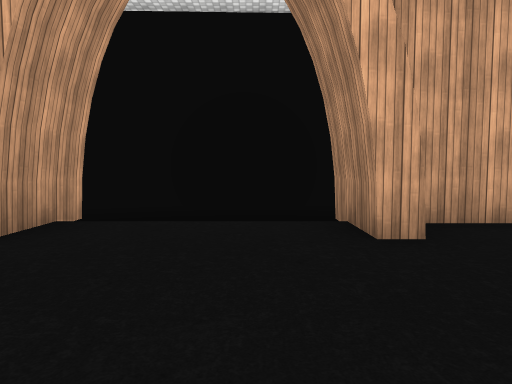
view 1 (above)

18 first-person views from a walk through a scene from a Unity 3-D project. The camera is 1.2 m above the floor, tilts 4° down and sees 70° across. The floor is counted in squares, 2 m on a side. Each view is taken from the middle of a square. On the plan, view 1 faces up. The plan holds only what a view shows up to about 10 squares ahead; the rest is blank. The place goes on beyond the plan. The player is left out. Some surface patterns are stand-ins.

view 2
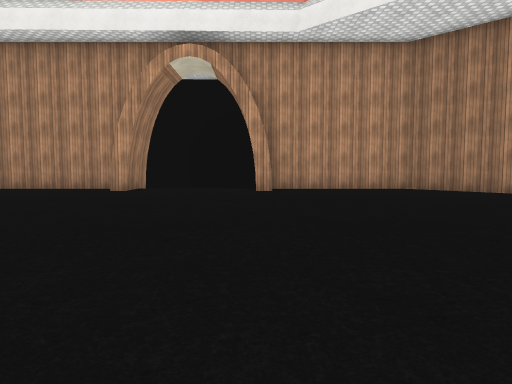

view 3
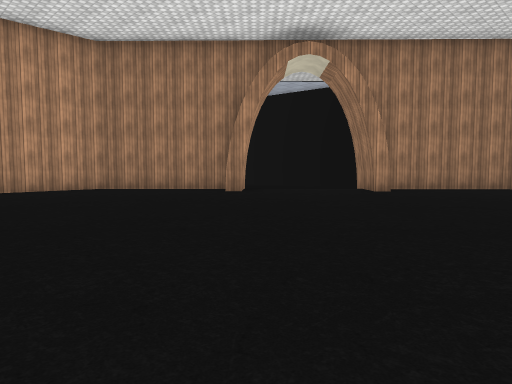

view 4
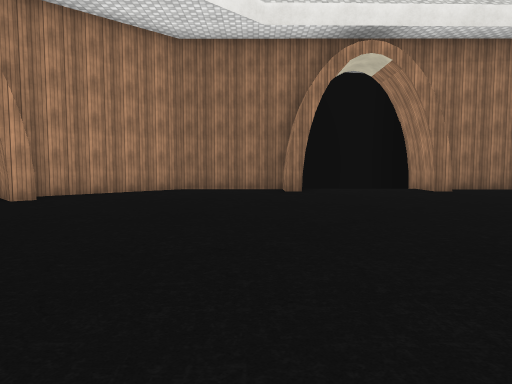

view 5
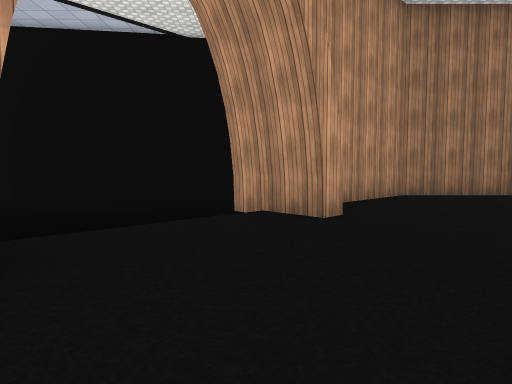

view 6
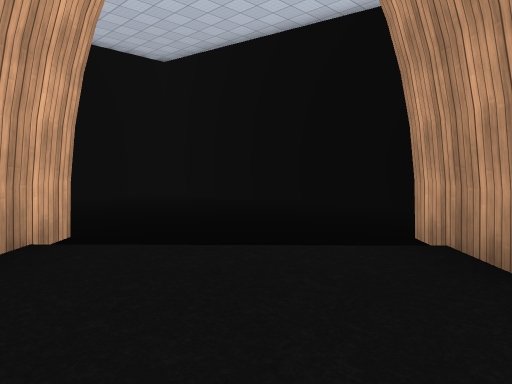

view 7
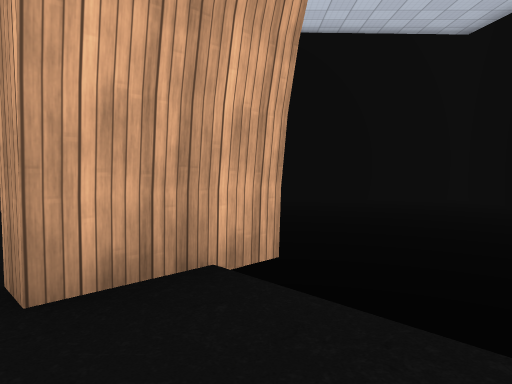

view 8
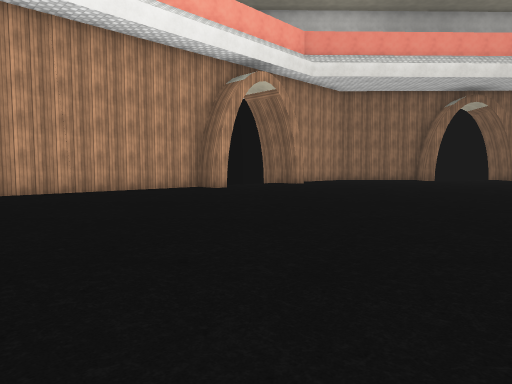

view 9
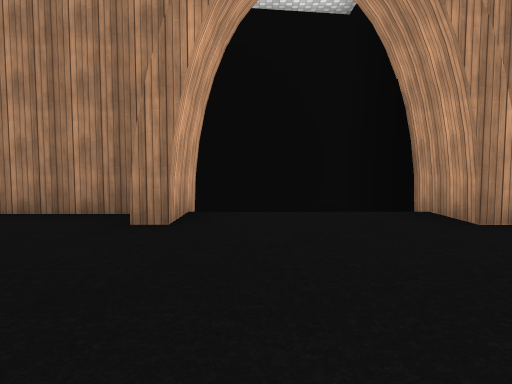

view 10
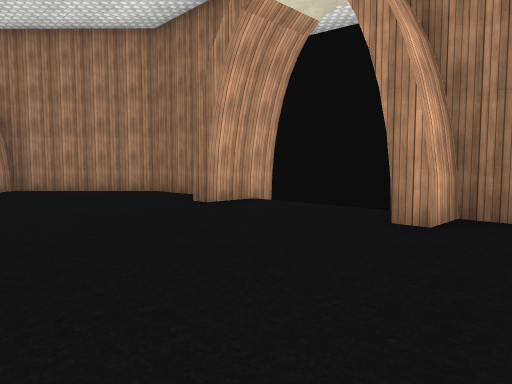

view 11
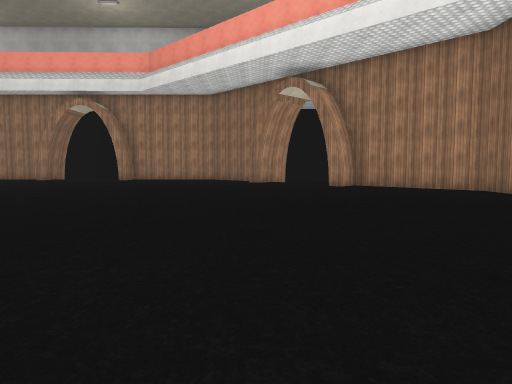

view 12
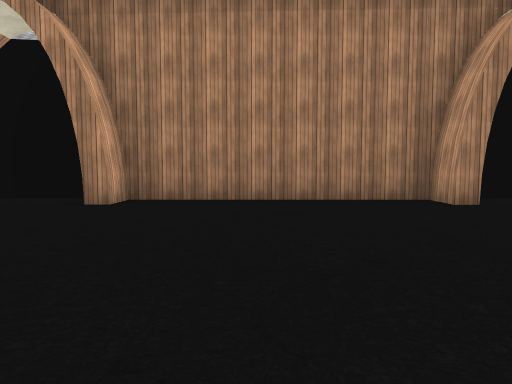

view 13
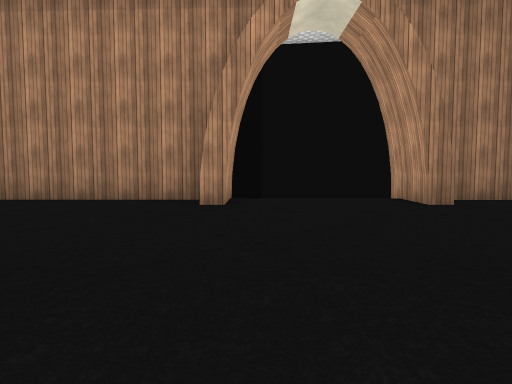

view 14
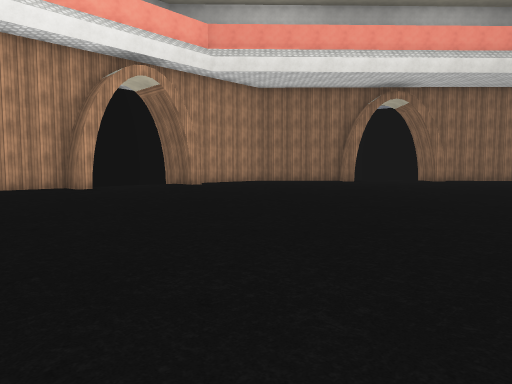

view 15
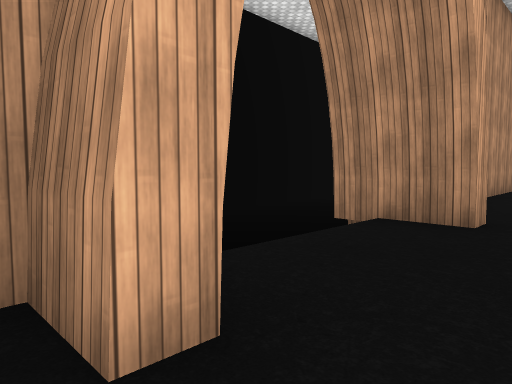

view 16
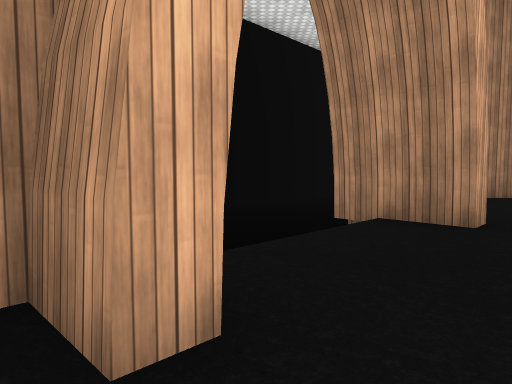

view 17
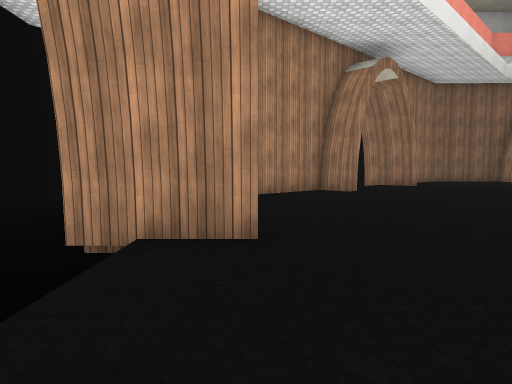

view 18
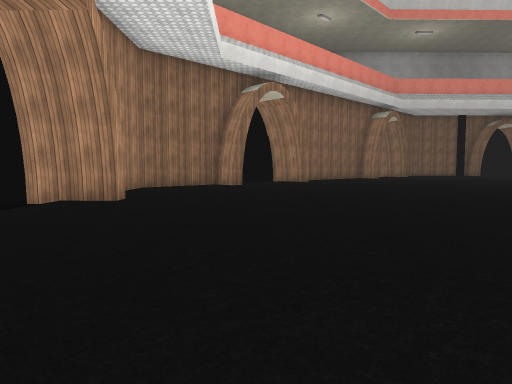

### Floor plan
Key: @ floor where view 1 was taken; # wall or solid block; . main floor; - floor 0.5 m lower than the main floor; / step, stairs or slope.
Columns run from 14 left of view 1 to 16 right of it. Each row starts with its distance up from view 1.
  9                    ##########
  8                         ----#
  7                         ----#
  6                           --#
  5                            -#
  4 #///#  #####///######      -##
  3 #...#......#...#....##      -#
  2 ....  ...............##      #
  1       ...............#/      #
  0       ........@......../     #
 -1       ..................#----#
 -2      ...................###
 -3      .....................##
 -4      ......................#
 -5      ......................#  #
 -6         ...................#  #
 -7         ....     .........## -#
 -8                  ........../ -#
 -9                   ........./
-10                    .......##
-11                    ........#
-12                     .......#
-13                     .......#
-14                      ......#
-15                       .....#
-16                      .....##
-17                     .......#
-18                      ....../  #
-19                       ...../  #
-20                         ..##  #

Positions as (right, up) in squares from view 1, and headings:
1: (0, 0), facing up
2: (1, -6), facing up
3: (1, -6), facing up-right
4: (3, -6), facing right
5: (5, -1), facing right
6: (7, -2), facing up-right
7: (8, -1), facing up
8: (-9, -5), facing up-right
9: (8, -8), facing right
10: (8, -12), facing up-right
11: (7, -13), facing up
12: (6, -13), facing right
13: (6, -17), facing right
14: (-6, -7), facing up-right
15: (-14, 2), facing up-right
16: (-3, 2), facing up-right
17: (-2, 3), facing right
18: (3, 1), facing down-right
